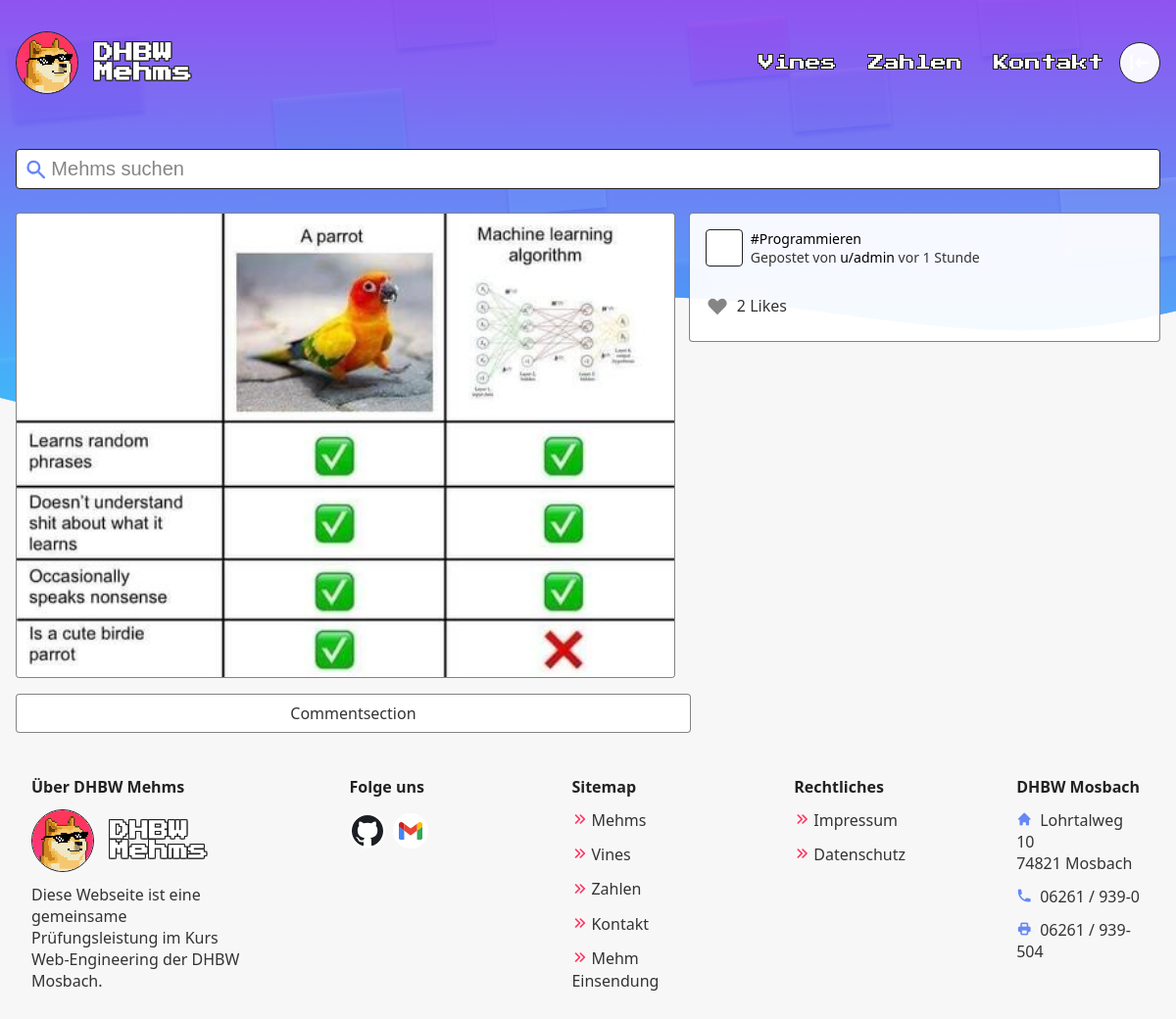
Page /mehm?id=1 on the earlier database version.
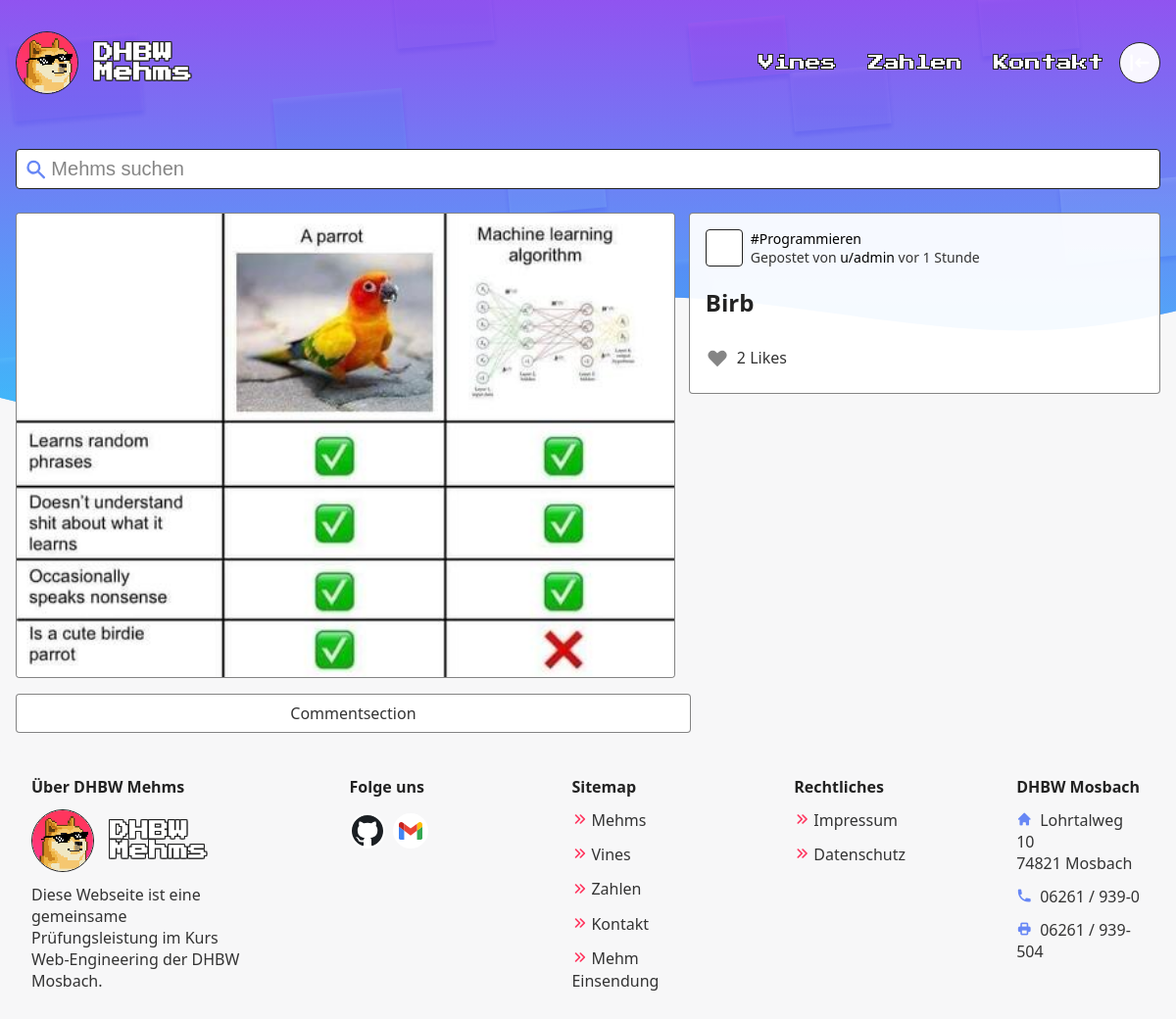
Same page on the later database version.
### tables this page shows
CREATE TABLE likes (
                       MehmID integer REFERENCES mehms(ID),
                       UserID integer REFERENCES users(ID),
                       PRIMARY KEY (MehmID, UserID)
);

CREATE TABLE mehms (
                       ID integer PRIMARY KEY AUTO_INCREMENT,
                       UserID integer NOT NULL REFERENCES Users(ID),
                       Path text NOT NULL UNIQUE,
                       Title text NOT NULL,
                       Type text,
                       Description text,
                       Visible boolean DEFAULT FALSE,
                       VisibleOn timestamp
);

CREATE TABLE users (
                       ID integer PRIMARY KEY AUTO_INCREMENT,
                       Name text UNIQUE NOT NULL,
                       Password text NOT NULL,
                       Type text NOT NULL
);

### scripts/Database.php (called while the page is built, shortened)
<?php
class Database
{
    public function connectToDatabase()
    {
        $mysql_host = "localhost";
        $mysql_database = "main";
        $mysql_user = "root";
        $mysql_password = "";
        try {
            $this->database = new PDO("mysql:host=$mysql_host;dbname=$mysql_database", $mysql_user, $mysql_password);
        } catch (PDOException $exception) {
            $this->setupDatabase(new PDO("mysql:host=$mysql_host;dbname=", $mysql_user, $mysql_password));
            $this->database = new PDO("mysql:host=$mysql_host;dbname=$mysql_database", $mysql_user, $mysql_password);
        }
    }
}

### mehm.php (the view, shortened to what this page needs)
<!DOCTYPE html>
<html lang="de">
<head>
  <link rel="stylesheet" href="./styles/toolbar.css">
  <link rel="stylesheet" href="./styles/mehm.css">
  <?php include("includes/meta.php"); ?>
</head>
<body>
  <?php
  require_once 'scripts/Database.php';
  $db = new Database();
  function getMehm(int $id, bool $admin): array {
    $query = 'SELECT *, count(l.MehmID) AS likeCount, mehms.Type AS Type
      FROM mehms
      LEFT JOIN Users u ON mehms.UserID = u.ID
      LEFT JOIN likes l on mehms.ID = l.MehmID
      WHERE mehms.ID =' . $id;
    global $db;
    try {
      return $db->database->query($query)->fetchAll();
    } catch (PDOException $e) {
      return [];
    }
  }
  function timeElapsedString(string $datetime, int $level = 1): string
  {
    $now = new DateTime;
    $ago = new DateTime($datetime);
    $diff = $now->diff($ago);
    $diff->w = floor($diff->d / 7);
    $diff->d -= $diff->w * 7;
    $string = array(
      'y' => ["Jahr", "Jahren"],
      'm' => ["Monat", "Monaten"],
      'w' => ["Woche", "Wochen"],
      'd' => ["Tag", "Tagen"],
      'h' => ["Stunde", "Stunden"],
      'i' => ["Minute", "Minuten"],
      's' => ["Sekunde", "Sekunden"],
    );
    foreach ($string as $k => &$v) {
      if ($diff->$k) {
        $v = $diff->$k . ' ' . ($diff->$k > 1 ? $v[1] : $v[0]);
      } else {
        unset($string[$k]);
      }
    }
    $string = array_slice($string, 0, $level);
    return $string ? 'vor ' . implode(', ', $string) : 'gerade eben';
  }
  $id = $_GET["id"] ?? "";
  $mehms = getMehm($id, true);
  $mehm = $mehms[0];
  include("includes/header.php");
  ?>
  <main class="container">
    <form id="query" name="query" action="." method="GET" class="toolbar">
      <?php include("includes/toolbar/search-box.php"); ?>
    </form>
    <div class="content">
      <div class="main">
        <div class="paperlike mehm">
          <img src="<?php echo "./assets/mehms/" . $mehm["Path"] ?>" alt="<?php echo $mehm["Description"] ?>">
        </div>
        <div class="paperlike comments">
          Commentsection
        </div>
      </div>
      <aside class="paperlike meta">
        <div class="posted">
          <div class="profile-picture">
            <svg height="36" data-jdenticon-value="<?php echo $mehm["Name"] ?>"></svg>
          </div>
          <div class="posted-text">
            <p><?php echo '<a class="underline" href="./?filter=' . $mehm["Type"] . '">#' . $mehm["Type"] . '</a>' ?> <br> Gepostet von <?php echo '<a class="underline" href="./?filter=name&search=u%2F' . $mehm["Name"] . '">u/' . $mehm["Name"] . "</a> " . timeElapsedString($mehm["VisibleOn"]) ?></p>
          </div>
        </div>
        <h1><?php echo $mehm["Title"] ?></h1>
        <div class="like">
          <button>
            <?php
            $beat = '';
            $sess = '';
            echo '<svg xmlns="http://www.w3.org/2000/svg" class="heart' . $beat . '" id="' . $mehm['ID'] . ' ' . $sess .'" viewBox="0 0 20 20" fill="currentColor">
              <path fill-rule="evenodd" d="M3.172 5.172a4 4 0 015.656 0L10 6.343l1.172-1.171a4 4 0 115.656 5.656L10 17.657l-6.828-6.829a4 4 0 010-5.656z" clip-rule="evenodd" />
            </svg>' ?>
          </button>
          <?php echo $mehm['likeCount'] ?> Like<?php if ($mehm['likeCount'] != 1) { echo "s";} ?>
        </div>
      </aside>
    </div>
  </main>
  <?php include("includes/footer.php"); ?>
</body>
</html>

### includes/meta.php (shortened to what this page needs)
<link rel="stylesheet" href="./styles/global.css">

### includes/header.php (shortened to what this page needs)
<div id="header-wrapper">
  <header class="container">
    <div>
      <a href="./" class="logo">
        <img src='./assets/logo.png' alt='Dogo the Logo' height='62'>
        <div>
          <div>DHBW</div><div>Mehms</div>
        </div>
      </a>
      <div class="flex">
        <nav>
          <a href="vines">Vines</a>
          <a href="zahlen">Zahlen</a>
          <a href="kontakt">Kontakt</a>
        </nav>
        <a class="box user <?php if (isset($_SESSION["loggedIn"]) && $_SESSION["loggedIn"]) echo 'loggedIn' ?>" href="login">
        </a>
      </div>
    </div>
  </header>
</div>
<div class="header-spacer"></div>

### includes/toolbar/search-box.php
<?php $search = isset($_GET["search"]) ? $_GET["search"] : ""; ?>
<div class="search-box">
  <svg xmlns="http://www.w3.org/2000/svg" class="i-search" viewBox="0 0 20 20" fill="currentColor">
    <path fill-rule="evenodd" d="M8 4a4 4 0 100 8 4 4 0 000-8zM2 8a6 6 0 1110.89 3.476l4.817 4.817a1 1 0 01-1.414 1.414l-4.816-4.816A6 6 0 012 8z" clip-rule="evenodd" />
  </svg>
  <input name="search" type="text" spellcheck="false" autocomplete="off" placeholder="Mehms suchen" value="<?php echo $search ?>">
</div>

### includes/footer.php
<footer class="container">
  <div class="container">
    <div>
      <section class="about">
        <p><strong>Über DHBW Mehms</strong></p>
        <div class="logo">
          <img src="./assets/logo.png" alt="Dogo the Logo" height="62">
          <div>
            <div>DHBW</div>
            <div>Mehms</div>
          </div>
        </div>
        <p>Diese Webseite ist eine gemeinsame Prüfungsleistung im Kurs Web-Engineering der DHBW Mosbach.</p>
      </section>
      <section>
        <p><strong>Folge uns</strong></p>
        <div class="social-icons">
          <a href="https://github.com/xSuffix/dhbw-memes" target="_blank" rel="noopener">
            <img src="./assets/icons/github.svg" alt="GitHub" width="32">
          </a>
          <a href="mailto:mehms4DHBW@gmail.com">
            <img src="./assets/icons/gmail.svg" alt="Mail" width="24">
          </a>
        </div>
      </section>
      <section class="sitemap">
      <p><strong>Sitemap</strong></p>
        <p><a href="./">Mehms</a></p>
        <p><a href="vines">Vines</a></p>
        <p><a href="zahlen">Zahlen</a></p>
        <p><a href="kontakt">Kontakt</a></p>
        <p><a href="mehm-einsendung">Mehm Einsendung</a></p>
      </section>
      <section class="sitemap">
        <p><strong>Rechtliches</strong></p>
        <p><a href="impressum">Impressum</a></p>
        <p><a href="datenschutz">Datenschutz</a></p>
      </section>
      <section>
        <p><strong>DHBW Mosbach</strong></p>
        <p><a href="https://goo.gl/maps/TvTZgwM64HwZpfdLA" target="_blank" rel="noopener"><span class="h-icon i-home"></span>Lohrtalweg 10<br>74821 Mosbach</a></p>
        <p><a href="tel:+4962619390"><span class="h-icon i-phone"></span>06261 / 939-0</a></p>
        <p><a href="fax:+4962619390"><span class="h-icon i-printer"></span>06261 / 939-504</a></p>
      </section>
    </div>
  </div>
</footer>

### styles/toolbar.css (style rules this page uses)
.toolbar { position: sticky; top: 0; z-index: 8; padding: 8px 0; margin-bottom: 1rem; transition: top 0.2s; display: flex; flex: 1 1 300px; gap: 0.75rem; }
.search-box { background: var(--color-bg2); border: 1px solid var(--color-border); padding: 4px 8px; display: flex; align-items: center; border-radius: 4px; flex: inherit; }
.search-box .i-search { height: 24px; color: var(--color-primary); }
.search-box input { width: 100%; }
.search-box input { outline: 0; border: 0; color: var(--color-p); font-size: 1.25rem; background: transparent; width: 100%; padding: 4px; }
.search-box input::placeholder { color: var(--color-p-a); }

### styles/mehm.css (style rules this page uses)
main .content { display: flex; flex-direction: column-reverse; gap: 1rem; background: var(--color-bg2-a); border: 1px solid var(--color-p-a); border-radius: 4px; padding: 1rem; }
main .paperlike { border-radius: 4px; }
main .main { flex: 1 1 60%; }
main .main .paperlike { width: 100%; display: flex; justify-content: center; }
main .main img { padding: 0; overflow: hidden; width: 100%; object-fit: contain; max-width: 100%; max-height: 768px; border-radius: 4px; display: block; }
main .comments { margin-top: 1rem; padding: 0.5rem; }
main .meta { flex: 0 1 40%; }
main .posted { display: flex; min- }
main .posted-text { display: flex; align-items: center; font-size: 0.875rem; }
main .posted-text p { margin: 0; }
main .profile-picture { display: flex; justify-content: center; align-items: center; background: #fff; width: 36px; min-width: 36px; height: 36px; border: 1px solid var(--color-border); border-radius: 4px; overflow: hidden; margin-right: 8px; }
main h1 { word-break: break-all; }
main .like { display: flex; align-items: center; }
main .like>button { border-radius: 4px; line-height: 0; box-sizing: content-box; display: block; background: transparent; border: none; color: var(--color-p-a); margin-left: -0.5rem; }
main .heart { height: 24px; width: 24px; }
@media (min-width: 960px) { main .content { flex-direction: row; background: none; border: none; padding: 0; align-items: flex-start; } }
@media (min-width: 960px) { main .paperlike { background: var(--color-bg2-a); border: 1px solid var(--color-p-a); } }
@media (min-width: 960px) { main .meta { padding: 1rem; position: sticky; top: 56px } }

### mehm.php (style rules this page uses)
:root { --banner-top: #b167eb; --banner-bottom: #4bd8f6; }

Differences in the rows shown:
changed through a linked row, likes "Programmieren": MehmID.Title (not shown) → "Birb"
